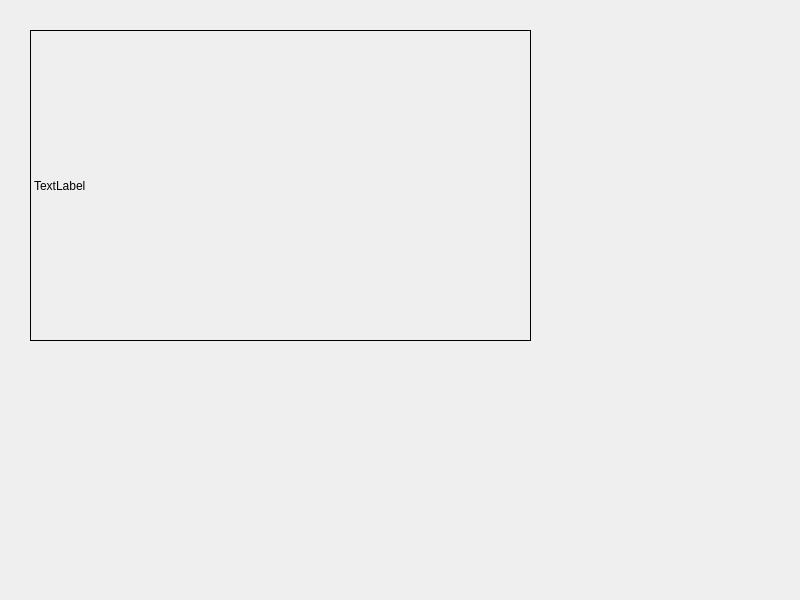
<?xml version="1.0" encoding="UTF-8"?>
<ui version="4.0">
 <class>Widget</class>
 <widget class="QWidget" name="Widget">
  <property name="geometry">
   <rect>
    <x>0</x>
    <y>0</y>
    <width>800</width>
    <height>600</height>
   </rect>
  </property>
  <property name="windowTitle">
   <string>Widget</string>
  </property>
  <widget class="Label" name="label">
   <property name="geometry">
    <rect>
     <x>30</x>
     <y>30</y>
     <width>501</width>
     <height>311</height>
    </rect>
   </property>
   <property name="frameShape">
    <enum>QFrame::Box</enum>
   </property>
   <property name="text">
    <string>TextLabel</string>
   </property>
  </widget>
 </widget>
 <customwidgets>
  <customwidget>
   <class>Label</class>
   <extends>QLabel</extends>
   <header>label.h</header>
  </customwidget>
 </customwidgets>
 <resources/>
 <connections/>
</ui>
